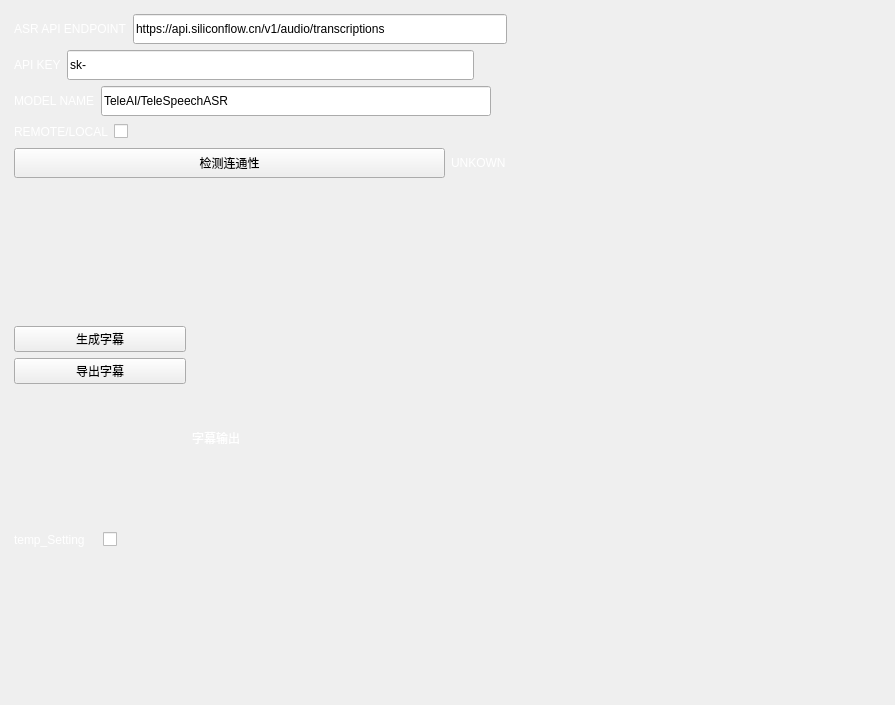
<?xml version="1.0" encoding="UTF-8"?>
<ui version="4.0">
 <class>MainPages</class>
 <widget class="QWidget" name="MainPages">
  <property name="geometry">
   <rect>
    <x>0</x>
    <y>0</y>
    <width>895</width>
    <height>705</height>
   </rect>
  </property>
  <property name="windowTitle">
   <string>Form</string>
  </property>
  <layout class="QVBoxLayout" name="main_pages_layout">
   <property name="spacing">
    <number>0</number>
   </property>
   <property name="leftMargin">
    <number>5</number>
   </property>
   <property name="topMargin">
    <number>5</number>
   </property>
   <property name="rightMargin">
    <number>5</number>
   </property>
   <property name="bottomMargin">
    <number>5</number>
   </property>
   <item>
    <widget class="QStackedWidget" name="pages">
     <property name="currentIndex">
      <number>3</number>
     </property>
     <widget class="QWidget" name="page_home">
      <property name="styleSheet">
       <string notr="true">font-size: 14pt</string>
      </property>
      <layout class="QVBoxLayout" name="page_1_layout">
       <property name="spacing">
        <number>5</number>
       </property>
       <property name="leftMargin">
        <number>5</number>
       </property>
       <property name="topMargin">
        <number>5</number>
       </property>
       <property name="rightMargin">
        <number>5</number>
       </property>
       <property name="bottomMargin">
        <number>5</number>
       </property>
       <item alignment="Qt::AlignmentFlag::AlignHCenter">
        <widget class="QFrame" name="welcome_base">
         <property name="minimumSize">
          <size>
           <width>300</width>
           <height>150</height>
          </size>
         </property>
         <property name="maximumSize">
          <size>
           <width>300</width>
           <height>150</height>
          </size>
         </property>
         <property name="frameShape">
          <enum>QFrame::Shape::NoFrame</enum>
         </property>
         <property name="frameShadow">
          <enum>QFrame::Shadow::Raised</enum>
         </property>
         <layout class="QVBoxLayout" name="center_page_layout">
          <property name="spacing">
           <number>10</number>
          </property>
          <property name="leftMargin">
           <number>0</number>
          </property>
          <property name="topMargin">
           <number>0</number>
          </property>
          <property name="rightMargin">
           <number>0</number>
          </property>
          <property name="bottomMargin">
           <number>0</number>
          </property>
          <item>
           <widget class="QFrame" name="logo">
            <property name="minimumSize">
             <size>
              <width>300</width>
              <height>120</height>
             </size>
            </property>
            <property name="maximumSize">
             <size>
              <width>300</width>
              <height>120</height>
             </size>
            </property>
            <property name="frameShape">
             <enum>QFrame::Shape::NoFrame</enum>
            </property>
            <property name="frameShadow">
             <enum>QFrame::Shadow::Raised</enum>
            </property>
            <layout class="QVBoxLayout" name="logo_layout">
             <property name="spacing">
              <number>0</number>
             </property>
             <property name="leftMargin">
              <number>0</number>
             </property>
             <property name="topMargin">
              <number>0</number>
             </property>
             <property name="rightMargin">
              <number>0</number>
             </property>
             <property name="bottomMargin">
              <number>0</number>
             </property>
            </layout>
           </widget>
          </item>
          <item>
           <widget class="QLabel" name="label">
            <property name="text">
             <string>CSCC-UJS-Apps</string>
            </property>
            <property name="alignment">
             <set>Qt::AlignmentFlag::AlignCenter</set>
            </property>
           </widget>
          </item>
         </layout>
        </widget>
       </item>
      </layout>
     </widget>
     <widget class="QWidget" name="page_api_tools">
      <layout class="QVBoxLayout" name="page_2_layout">
       <property name="spacing">
        <number>5</number>
       </property>
       <property name="leftMargin">
        <number>5</number>
       </property>
       <property name="topMargin">
        <number>5</number>
       </property>
       <property name="rightMargin">
        <number>5</number>
       </property>
       <property name="bottomMargin">
        <number>5</number>
       </property>
       <item>
        <widget class="QScrollArea" name="scroll_area">
         <property name="styleSheet">
          <string notr="true">background: transparent;</string>
         </property>
         <property name="frameShape">
          <enum>QFrame::Shape::NoFrame</enum>
         </property>
         <property name="verticalScrollBarPolicy">
          <enum>Qt::ScrollBarPolicy::ScrollBarAlwaysOff</enum>
         </property>
         <property name="horizontalScrollBarPolicy">
          <enum>Qt::ScrollBarPolicy::ScrollBarAlwaysOff</enum>
         </property>
         <property name="widgetResizable">
          <bool>true</bool>
         </property>
         <widget class="QWidget" name="contents">
          <property name="geometry">
           <rect>
            <x>0</x>
            <y>0</y>
            <width>233</width>
            <height>265</height>
           </rect>
          </property>
          <property name="styleSheet">
           <string notr="true">background: transparent;</string>
          </property>
          <layout class="QVBoxLayout" name="verticalLayout">
           <property name="spacing">
            <number>15</number>
           </property>
           <property name="leftMargin">
            <number>5</number>
           </property>
           <property name="topMargin">
            <number>5</number>
           </property>
           <property name="rightMargin">
            <number>5</number>
           </property>
           <property name="bottomMargin">
            <number>5</number>
           </property>
           <item>
            <widget class="QLabel" name="title_label">
             <property name="maximumSize">
              <size>
               <width>16777215</width>
               <height>40</height>
              </size>
             </property>
             <property name="font">
              <font>
               <pointsize>16</pointsize>
              </font>
             </property>
             <property name="styleSheet">
              <string notr="true">font-size: 16pt</string>
             </property>
             <property name="text">
              <string>Custom Widgets Page</string>
             </property>
             <property name="alignment">
              <set>Qt::AlignmentFlag::AlignCenter</set>
             </property>
            </widget>
           </item>
           <item>
            <widget class="QLabel" name="description_label">
             <property name="text">
              <string>Here will be all the custom widgets, they will be added over time on this page.
I will try to always record a new tutorial when adding a new Widget and updating the project on Patreon before launching on GitHub and GitHub after the public release.</string>
             </property>
             <property name="alignment">
              <set>Qt::AlignmentFlag::AlignHCenter|Qt::AlignmentFlag::AlignTop</set>
             </property>
             <property name="wordWrap">
              <bool>true</bool>
             </property>
            </widget>
           </item>
           <item>
            <layout class="QHBoxLayout" name="row_1_layout"/>
           </item>
           <item>
            <layout class="QHBoxLayout" name="row_2_layout"/>
           </item>
           <item>
            <layout class="QHBoxLayout" name="row_3_layout"/>
           </item>
           <item>
            <layout class="QVBoxLayout" name="row_4_layout"/>
           </item>
           <item>
            <layout class="QVBoxLayout" name="row_5_layout"/>
           </item>
          </layout>
         </widget>
        </widget>
       </item>
      </layout>
     </widget>
     <widget class="QWidget" name="page_videoplayer">
      <property name="styleSheet">
       <string notr="true">QFrame {
	font-size: 16pt;
}</string>
      </property>
      <layout class="QVBoxLayout" name="verticalLayout_4">
       <item>
        <layout class="QVBoxLayout" name="verticalLayout_3" stretch="11,0">
         <item>
          <widget class="QWidget" name="video_widget" native="true">
           <property name="styleSheet">
            <string notr="true">background-color: rgb(0, 0, 0);
font: 500 15pt &quot;JetBrains Mono&quot;;
color: rgb(255, 255, 255);</string>
           </property>
           <layout class="QVBoxLayout" name="verticalLayout_6"/>
          </widget>
         </item>
         <item>
          <layout class="QHBoxLayout" name="horizontalLayout_4" stretch="1,5">
           <item>
            <layout class="QHBoxLayout" name="horizontalLayout" stretch="1,1,0,0">
             <property name="spacing">
              <number>1</number>
             </property>
             <item>
              <widget class="PyIconButton" name="prev_btn">
               <property name="minimumSize">
                <size>
                 <width>40</width>
                 <height>40</height>
                </size>
               </property>
               <property name="styleSheet">
                <string notr="true"/>
               </property>
               <property name="text">
                <string/>
               </property>
              </widget>
             </item>
             <item>
              <widget class="PyIconButton" name="stop_btn">
               <property name="minimumSize">
                <size>
                 <width>40</width>
                 <height>40</height>
                </size>
               </property>
               <property name="styleSheet">
                <string notr="true"/>
               </property>
               <property name="text">
                <string/>
               </property>
              </widget>
             </item>
             <item>
              <widget class="PyIconButton" name="next_btn">
               <property name="minimumSize">
                <size>
                 <width>40</width>
                 <height>40</height>
                </size>
               </property>
               <property name="styleSheet">
                <string notr="true"/>
               </property>
               <property name="text">
                <string/>
               </property>
              </widget>
             </item>
             <item>
              <layout class="QHBoxLayout" name="horizontalLayout_3"/>
             </item>
            </layout>
           </item>
           <item>
            <layout class="QHBoxLayout" name="horizontalLayout_2" stretch="8,0,1">
             <item>
              <widget class="PySlider" name="progressbar">
               <property name="orientation">
                <enum>Qt::Orientation::Horizontal</enum>
               </property>
              </widget>
             </item>
             <item>
              <widget class="QLabel" name="progress_label">
               <property name="styleSheet">
                <string notr="true">font: 14pt &quot;JetBrains Mono&quot;;
color: rgb(255, 255, 255);</string>
               </property>
               <property name="text">
                <string>00:00</string>
               </property>
              </widget>
             </item>
             <item>
              <widget class="PyIconButton" name="volume_btn">
               <property name="minimumSize">
                <size>
                 <width>40</width>
                 <height>40</height>
                </size>
               </property>
               <property name="text">
                <string/>
               </property>
              </widget>
             </item>
            </layout>
           </item>
          </layout>
         </item>
        </layout>
       </item>
      </layout>
     </widget>
     <widget class="QWidget" name="page_tool">
      <layout class="QVBoxLayout" name="verticalLayout_9">
       <item>
        <layout class="QHBoxLayout" name="horizontalLayout_5" stretch="0,0,0">
         <item>
          <widget class="QLabel" name="label_2">
           <property name="styleSheet">
            <string notr="true">font: 14pt &quot;JetBrains Mono&quot;;
color: rgb(255, 255, 255);</string>
           </property>
           <property name="text">
            <string>ASR API ENDPOINT</string>
           </property>
          </widget>
         </item>
         <item>
          <widget class="PyLineEdit" name="line_api_endpoint">
           <property name="minimumSize">
            <size>
             <width>80</width>
             <height>30</height>
            </size>
           </property>
           <property name="text">
            <string>https://api.siliconflow.cn/v1/audio/transcriptions</string>
           </property>
          </widget>
         </item>
         <item>
          <spacer name="horizontalSpacer">
           <property name="orientation">
            <enum>Qt::Orientation::Horizontal</enum>
           </property>
           <property name="sizeHint" stdset="0">
            <size>
             <width>100</width>
             <height>20</height>
            </size>
           </property>
          </spacer>
         </item>
        </layout>
       </item>
       <item>
        <layout class="QHBoxLayout" name="horizontalLayout_6">
         <item>
          <widget class="QLabel" name="label_4">
           <property name="styleSheet">
            <string notr="true">font: 14pt &quot;JetBrains Mono&quot;;
color: rgb(255, 255, 255);</string>
           </property>
           <property name="text">
            <string>API KEY</string>
           </property>
          </widget>
         </item>
         <item>
          <widget class="PyLineEdit" name="line_api_key">
           <property name="minimumSize">
            <size>
             <width>0</width>
             <height>30</height>
            </size>
           </property>
           <property name="text">
            <string>sk-</string>
           </property>
          </widget>
         </item>
         <item>
          <spacer name="horizontalSpacer_2">
           <property name="orientation">
            <enum>Qt::Orientation::Horizontal</enum>
           </property>
           <property name="sizeHint" stdset="0">
            <size>
             <width>100</width>
             <height>20</height>
            </size>
           </property>
          </spacer>
         </item>
        </layout>
       </item>
       <item>
        <layout class="QHBoxLayout" name="horizontalLayout_7">
         <item>
          <widget class="QLabel" name="label_5">
           <property name="styleSheet">
            <string notr="true">font: 14pt &quot;JetBrains Mono&quot;;
color: rgb(255, 255, 255);</string>
           </property>
           <property name="text">
            <string>MODEL NAME</string>
           </property>
          </widget>
         </item>
         <item>
          <widget class="PyLineEdit" name="line_model_name">
           <property name="minimumSize">
            <size>
             <width>0</width>
             <height>30</height>
            </size>
           </property>
           <property name="text">
            <string>TeleAI/TeleSpeechASR</string>
           </property>
          </widget>
         </item>
         <item>
          <spacer name="horizontalSpacer_3">
           <property name="orientation">
            <enum>Qt::Orientation::Horizontal</enum>
           </property>
           <property name="sizeHint" stdset="0">
            <size>
             <width>40</width>
             <height>20</height>
            </size>
           </property>
          </spacer>
         </item>
        </layout>
       </item>
       <item>
        <layout class="QHBoxLayout" name="horizontalLayout_8" stretch="0,0,0">
         <item>
          <widget class="QLabel" name="label_8">
           <property name="styleSheet">
            <string notr="true">font: 14pt &quot;JetBrains Mono&quot;;
color: rgb(255, 255, 255);</string>
           </property>
           <property name="text">
            <string>REMOTE/LOCAL</string>
           </property>
          </widget>
         </item>
         <item>
          <widget class="PyToggle" name="toggle_local_remote">
           <property name="text">
            <string/>
           </property>
          </widget>
         </item>
         <item>
          <spacer name="horizontalSpacer_4">
           <property name="orientation">
            <enum>Qt::Orientation::Horizontal</enum>
           </property>
           <property name="sizeHint" stdset="0">
            <size>
             <width>200</width>
             <height>20</height>
            </size>
           </property>
          </spacer>
         </item>
        </layout>
       </item>
       <item>
        <layout class="QHBoxLayout" name="horizontalLayout_11">
         <item>
          <widget class="PyPushButton" name="btn_check">
           <property name="minimumSize">
            <size>
             <width>0</width>
             <height>30</height>
            </size>
           </property>
           <property name="text">
            <string>检测连通性</string>
           </property>
          </widget>
         </item>
         <item>
          <widget class="QLabel" name="label_status">
           <property name="styleSheet">
            <string notr="true">font: 14pt &quot;JetBrains Mono&quot;;
color: rgb(255, 255, 255);</string>
           </property>
           <property name="text">
            <string>UNKOWN</string>
           </property>
          </widget>
         </item>
        </layout>
       </item>
       <item>
        <layout class="QHBoxLayout" name="horizontalLayout_9" stretch="1,4">
         <item>
          <layout class="QVBoxLayout" name="verticalLayout_5" stretch="1,1,3">
           <item>
            <layout class="QVBoxLayout" name="verticalLayout_7">
             <item>
              <widget class="PyPushButton" name="btn_start_sub">
               <property name="text">
                <string>生成字幕</string>
               </property>
              </widget>
             </item>
             <item>
              <widget class="PyPushButton" name="btn_save_sub">
               <property name="text">
                <string>导出字幕</string>
               </property>
              </widget>
             </item>
            </layout>
           </item>
           <item>
            <layout class="QHBoxLayout" name="horizontalLayout_10">
             <item>
              <widget class="QLabel" name="label_6">
               <property name="styleSheet">
                <string notr="true">font: 14pt &quot;JetBrains Mono&quot;;
color: rgb(255, 255, 255);</string>
               </property>
               <property name="text">
                <string>temp_Setting</string>
               </property>
              </widget>
             </item>
             <item>
              <widget class="PyToggle" name="checkBox">
               <property name="text">
                <string/>
               </property>
              </widget>
             </item>
            </layout>
           </item>
           <item>
            <layout class="QVBoxLayout" name="layout_circular_bar"/>
           </item>
          </layout>
         </item>
         <item>
          <layout class="QVBoxLayout" name="verticalLayout_8" stretch="0,4">
           <item>
            <widget class="QLabel" name="label_3">
             <property name="styleSheet">
              <string notr="true">font: 14pt &quot;JetBrains Mono&quot;;
color: rgb(255, 255, 255);</string>
             </property>
             <property name="text">
              <string>字幕输出</string>
             </property>
            </widget>
           </item>
           <item>
            <layout class="QVBoxLayout" name="layout_subtitle_table"/>
           </item>
          </layout>
         </item>
        </layout>
       </item>
      </layout>
     </widget>
     <widget class="QWidget" name="page">
      <layout class="QVBoxLayout" name="verticalLayout_13">
       <item>
        <layout class="QVBoxLayout" name="verticalLayout_10">
         <item>
          <layout class="QVBoxLayout" name="verticalLayout_11" stretch="0,7">
           <item>
            <widget class="QLabel" name="label_9">
             <property name="styleSheet">
              <string notr="true">font: 14pt &quot;JetBrains Mono&quot;;
color: rgb(255, 255, 255);</string>
             </property>
             <property name="text">
              <string>关键词提取</string>
             </property>
            </widget>
           </item>
           <item>
            <layout class="QHBoxLayout" name="horizontalLayout_12" stretch="1,1">
             <item>
              <layout class="QGridLayout" name="gridLayout">
               <item row="0" column="2">
                <widget class="PyPushButton" name="pushButton_3">
                 <property name="text">
                  <string/>
                 </property>
                </widget>
               </item>
               <item row="1" column="2">
                <widget class="PyPushButton" name="pushButton_7">
                 <property name="text">
                  <string/>
                 </property>
                </widget>
               </item>
               <item row="1" column="3">
                <widget class="PyPushButton" name="pushButton_8">
                 <property name="text">
                  <string/>
                 </property>
                </widget>
               </item>
               <item row="0" column="3">
                <widget class="PyPushButton" name="pushButton_4">
                 <property name="text">
                  <string/>
                 </property>
                </widget>
               </item>
               <item row="1" column="4">
                <widget class="PyPushButton" name="pushButton_10">
                 <property name="text">
                  <string/>
                 </property>
                </widget>
               </item>
               <item row="0" column="1">
                <widget class="PyPushButton" name="pushButton_2">
                 <property name="text">
                  <string/>
                 </property>
                </widget>
               </item>
               <item row="1" column="0">
                <widget class="PyPushButton" name="pushButton_5">
                 <property name="text">
                  <string/>
                 </property>
                </widget>
               </item>
               <item row="0" column="4">
                <widget class="PyPushButton" name="pushButton_9">
                 <property name="text">
                  <string/>
                 </property>
                </widget>
               </item>
               <item row="0" column="0">
                <widget class="PyPushButton" name="pushButton_1">
                 <property name="text">
                  <string/>
                 </property>
                </widget>
               </item>
               <item row="1" column="1">
                <widget class="PyPushButton" name="pushButton_6">
                 <property name="text">
                  <string/>
                 </property>
                </widget>
               </item>
              </layout>
             </item>
             <item>
              <spacer name="horizontalSpacer_6">
               <property name="orientation">
                <enum>Qt::Orientation::Horizontal</enum>
               </property>
               <property name="sizeHint" stdset="0">
                <size>
                 <width>40</width>
                 <height>20</height>
                </size>
               </property>
              </spacer>
             </item>
            </layout>
           </item>
          </layout>
         </item>
         <item>
          <layout class="QVBoxLayout" name="verticalLayout_12">
           <item>
            <layout class="QHBoxLayout" name="horizontalLayout_13">
             <item>
              <widget class="QLabel" name="label_10">
               <property name="styleSheet">
                <string notr="true">font: 14pt &quot;JetBrains Mono&quot;;
color: rgb(255, 255, 255);</string>
               </property>
               <property name="text">
                <string>文本摘要</string>
               </property>
              </widget>
             </item>
             <item>
              <layout class="QHBoxLayout" name="horizontalLayout_14">
               <item>
                <widget class="QLabel" name="label_11">
                 <property name="styleSheet">
                  <string notr="true">font: 14pt &quot;JetBrains Mono&quot;;
color: rgb(255, 255, 255);</string>
                 </property>
                 <property name="text">
                  <string>概括精度</string>
                 </property>
                </widget>
               </item>
               <item>
                <widget class="PyComboBox" name="comboBox">
                 <property name="minimumSize">
                  <size>
                   <width>0</width>
                   <height>30</height>
                  </size>
                 </property>
                 <item>
                  <property name="text">
                   <string>粗略</string>
                  </property>
                 </item>
                 <item>
                  <property name="text">
                   <string>简单</string>
                  </property>
                 </item>
                 <item>
                  <property name="text">
                   <string>详细</string>
                  </property>
                 </item>
                </widget>
               </item>
              </layout>
             </item>
            </layout>
           </item>
           <item>
            <widget class="PyPlainTextEdit" name="plainTextEdit"/>
           </item>
          </layout>
         </item>
        </layout>
       </item>
      </layout>
     </widget>
    </widget>
   </item>
  </layout>
 </widget>
 <customwidgets>
  <customwidget>
   <class>PySlider</class>
   <extends>QSlider</extends>
   <header>gui.widgets.py_slider.py_slider</header>
  </customwidget>
  <customwidget>
   <class>PyIconButton</class>
   <extends>QPushButton</extends>
   <header>gui.widgets.py_icon_button.py_icon_button</header>
  </customwidget>
  <customwidget>
   <class>PyPushButton</class>
   <extends>QPushButton</extends>
   <header>gui.widgets.py_push_button.py_push_button</header>
  </customwidget>
  <customwidget>
   <class>PyToggle</class>
   <extends>QCheckBox</extends>
   <header>gui.widgets.py_toggle.py_toggle</header>
  </customwidget>
  <customwidget>
   <class>PyLineEdit</class>
   <extends>QLineEdit</extends>
   <header>gui.widgets.py_line_edit.py_line_edit</header>
  </customwidget>
  <customwidget>
   <class>PyComboBox</class>
   <extends>QComboBox</extends>
   <header location="global">gui.widgets.py_combobox.py_combobox</header>
  </customwidget>
  <customwidget>
   <class>PyPlainTextEdit</class>
   <extends>QPlainTextEdit</extends>
   <header>gui.widgets.py_plain_text_edit.py_plain_text_edit</header>
  </customwidget>
 </customwidgets>
 <resources/>
 <connections/>
</ui>
